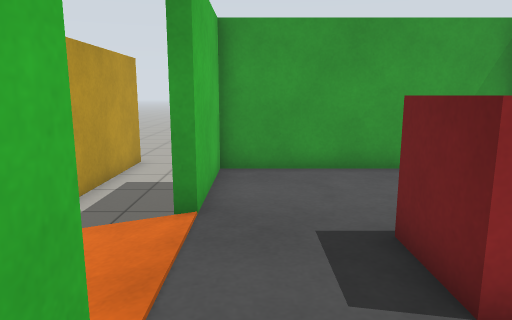
[1] (above)

17 first-person views from a walk through a robot-simulator world made for Gazebo. The camera is 1 m above the floor, tilts 10° down and sees 70° across. The floor is counted in squares, 0.5 m on a side. Each view is taken from the middle of a square. On the plan, view 1 faces up. The plan holds only what a view shows up to about 19 squares ahead; the rest is blank.

[2]
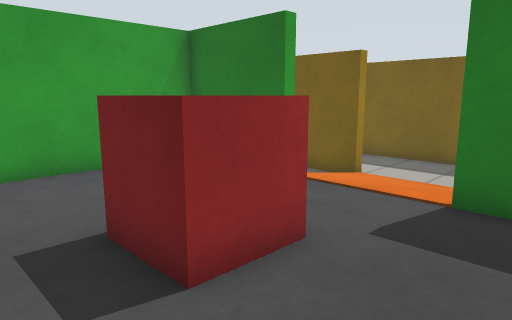

[3]
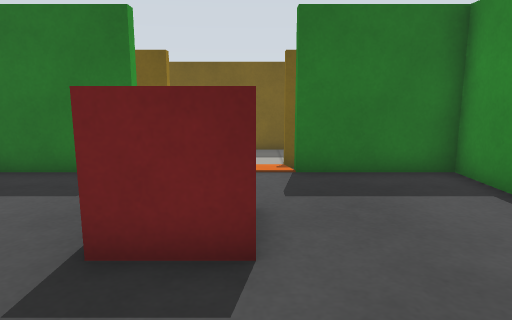

[4]
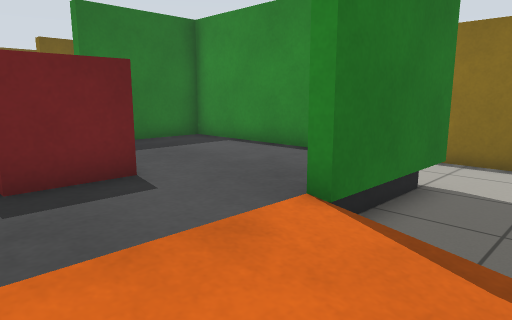

[5]
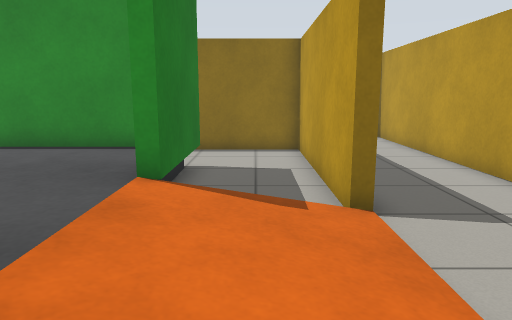

[6]
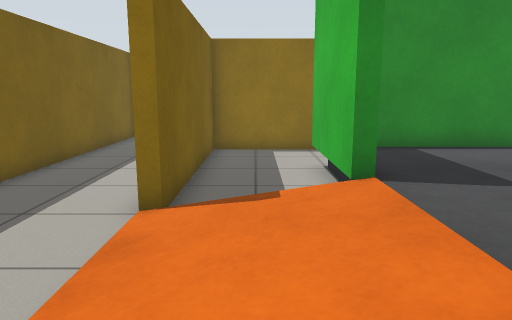

[7]
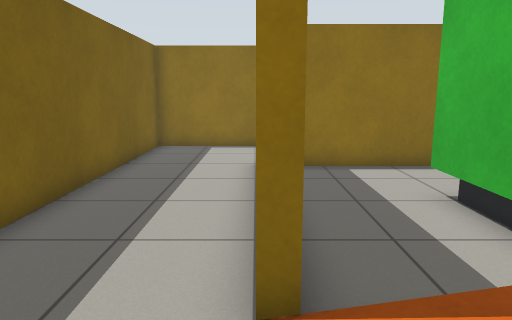

[8]
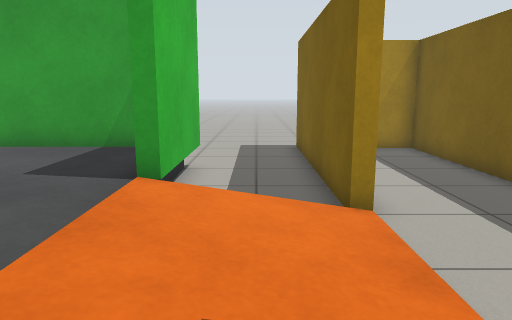

[9]
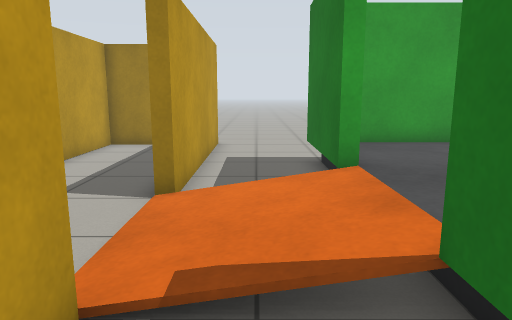

[10]
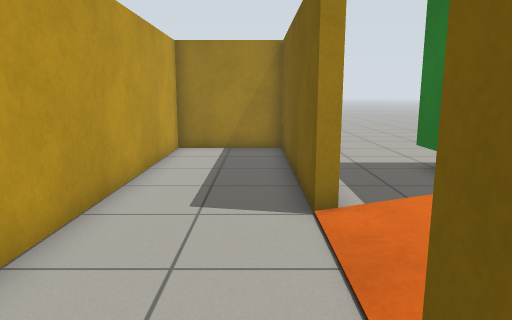

[11]
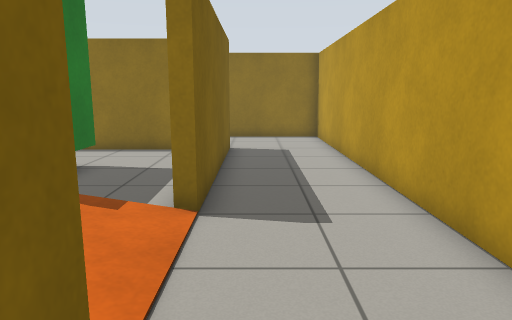

[12]
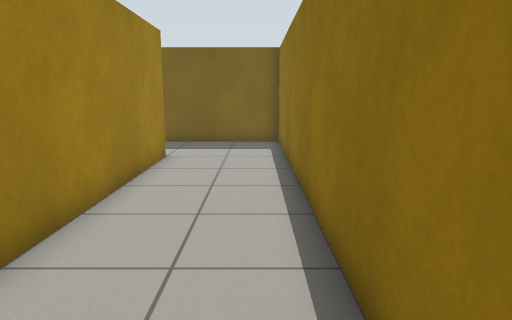

[13]
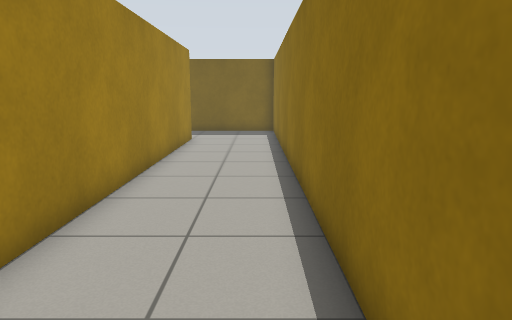

[14]
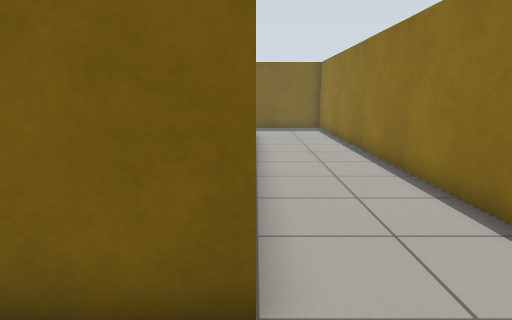

[15]
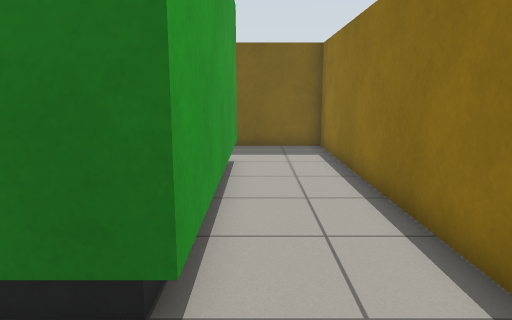

[16]
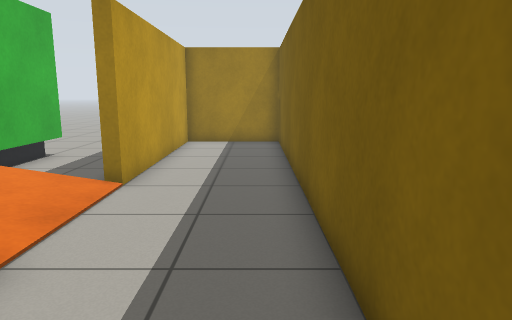

[17]
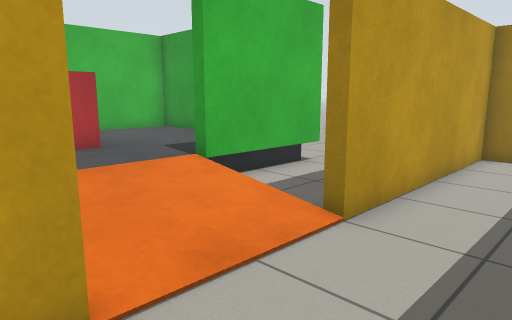

### Floor plan
Key: @ floor where view 1 was taken; # wall or solid block; x gap in a wall; . main floor; : floor 0.25 m higher than the main floor; / step, stairs or slope; B red box.
Columns run from 9 left of view 1 to 15 right of it. Each row starts with its distance up from view 1.
 17     .......   .......
 16     .......  ........
 15     .......  ........
 14 #####......   ......#####
 13 #...#.....    ......#...#
 12 #...#.....    ......#...#
 11 #...#.....     .....#...#
 10 #...#...#########...#...#
  9 #...#...#:::::::#...#...#
  8 #...#...#:::::::#...#...#
  7 #...#...#:::::::#...#...#
  6 #...#/ x#:::::::#x /#...#
  5 #....   :::B B:::   ....#
  4 #....   :::B B:::   ....#
  3 #.... :::::BBB:::   ....#
  2 #...////::::::::: ///...#
  1 #...#...#:::::::#...#...#
  0 #...#...#@::::::#...#...#
 -1 #...#...#:::::::#...#...#
 -2 #...#...#########...#...#
 -3 #...#...............#...#
 -4 #...#...............#...#
 -5 #...#...............#...#
 -6 #...#################...#
 -7 #.......................#
 -8 #.......................#
 -9 #.......................#
-10 #########################

Where each view was taken, in squares from view 1:
view 1: 0 up, 0 right, facing up
view 2: 0 up, 0 right, facing up-right
view 3: 3 up, 2 left, facing right
view 4: 6 up, 4 left, facing down-right
view 5: 8 up, 3 left, facing down
view 6: 8 up, 9 right, facing down
view 7: 5 up, 11 right, facing down
view 8: 0 up, 9 right, facing up
view 9: 1 down, 3 left, facing up
view 10: 0 up, 6 left, facing up
view 11: 8 up, 6 left, facing down
view 12: 9 down, 1 left, facing right
view 13: 9 down, 6 left, facing right
view 14: 6 down, 8 left, facing right
view 15: 3 down, 4 left, facing right
view 16: 2 down, 14 right, facing up
view 17: 1 up, 14 right, facing up-left
